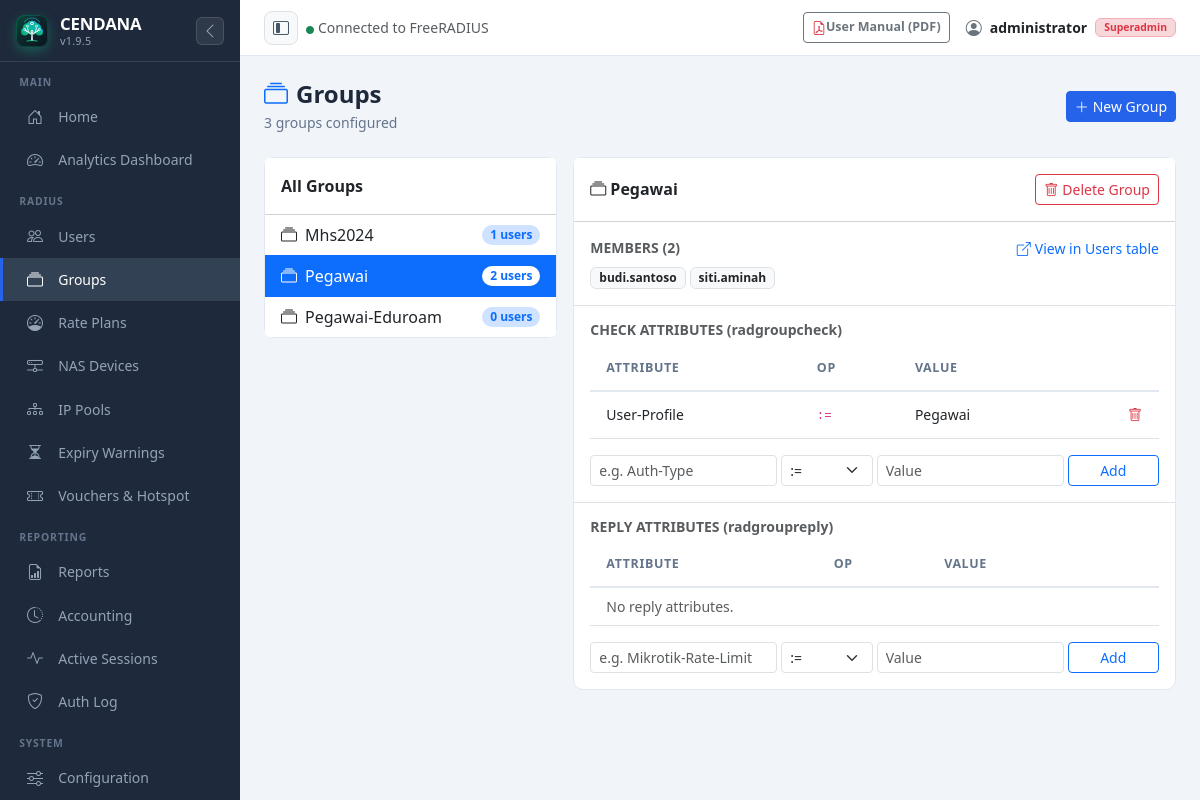
Page /groups.php?view=Pegawai (signed in) on the committed database.
### tables this page shows
CREATE TABLE IF NOT EXISTS `radgroupcheck` (
  `id` int(11) unsigned NOT NULL AUTO_INCREMENT,
  `groupname` varchar(64) NOT NULL DEFAULT '',
  `attribute` varchar(64) NOT NULL DEFAULT '',
  `op` char(2) NOT NULL DEFAULT '==',
  `value` varchar(253) NOT NULL DEFAULT '',
  PRIMARY KEY (`id`),
  KEY `groupname` (`groupname`(32))
);

### includes/functions.php (called while the page is built, shortened)
<?php
function sanitize($input) {
    return htmlspecialchars(strip_tags(trim((string)$input)), ENT_QUOTES, 'UTF-8');
}

### groups.php (the view, shortened to what this page needs)
<?php
$db = getDB();
$groups = $db->query("SELECT g.groupname,
    COUNT(DISTINCT u.username) AS user_count
  FROM (
      SELECT DISTINCT groupname FROM radgroupcheck
      UNION
      SELECT DISTINCT groupname FROM radgroupreply
      UNION
      SELECT DISTINCT groupname FROM radusergroup
  ) g
  LEFT JOIN radusergroup u ON u.groupname = g.groupname
  GROUP BY g.groupname
  ORDER BY g.groupname")->fetchAll();
$viewGroup = trim($_GET['view'] ?? '');
$groupChecks = [];
$groupReplies = [];
$groupUsers = [];
if ($viewGroup) {
    $s = $db->prepare("SELECT * FROM radgroupcheck WHERE groupname=? ORDER BY attribute");
    $s->execute([$viewGroup]);
    $groupChecks = $s->fetchAll();
    $s = $db->prepare("SELECT * FROM radgroupreply WHERE groupname=? ORDER BY attribute");
    $s->execute([$viewGroup]);
    $groupReplies = $s->fetchAll();
    $s = $db->prepare("SELECT username FROM radusergroup WHERE groupname=? ORDER BY username");
    $s->execute([$viewGroup]);
    $groupUsers = $s->fetchAll(PDO::FETCH_COLUMN);
}
include __DIR__ . '/includes/header.php';
?>
<div class="page-header d-flex align-items-center justify-content-between">
    <div>
        <h4><i class="bi bi-collection me-2 text-primary"></i>Groups</h4>
        <p><?= count($groups) ?> groups configured</p>
    </div>
    <button class="btn btn-primary btn-sm" data-bs-toggle="modal" data-bs-target="#addGroupModal">
        <i class="bi bi-plus-lg me-1"></i>New Group
    </button>
</div>
<div class="row g-3">
<div class="col-lg-4">
<div class="card">
    <div class="card-header bg-white fw-semibold py-3">All Groups</div>
    <div class="list-group list-group-flush">
    <?php if (empty($groups)): ?>
    <div class="list-group-item text-muted text-center py-4">No groups found</div>
    <?php else: foreach ($groups as $g):
        $isActive = ($viewGroup === $g['groupname']); ?>
    <a href="groups.php?view=<?= urlencode($g['groupname']) ?>"
       class="list-group-item list-group-item-action d-flex align-items-center justify-content-between py-2 <?= $isActive ? 'active' : '' ?>">
        <span><i class="bi bi-collection me-2"></i><?= sanitize($g['groupname']) ?></span>
        <span class="badge <?= $isActive ? 'bg-white text-primary' : 'bg-primary-subtle text-primary' ?> rounded-pill">
            <?= (int)$g['user_count'] ?> users
        </span>
    </a>
    <?php endforeach; endif; ?>
    </div>
</div>
</div>
<div class="col-lg-8">
<?php if ($viewGroup): ?>
<div class="card mb-3">
    <div class="card-header bg-white py-3 d-flex align-items-center justify-content-between">
        <span class="fw-semibold"><i class="bi bi-collection me-1"></i><?= sanitize($viewGroup) ?></span>
        <form method="POST" class="d-inline">
            <button class="btn btn-sm btn-outline-danger"
                    onclick="return confirm('Delete group <?= htmlspecialchars(addslashes($viewGroup), ENT_QUOTES) ?> and all its attributes?')">
                <i class="bi bi-trash me-1"></i>Delete Group
            </button>
        </form>
    </div>
    <div class="card-body border-bottom">
        <div class="d-flex align-items-center justify-content-between mb-2">
            <h6 class="fw-semibold small text-muted mb-0">MEMBERS (<?= count($groupUsers) ?>)</h6>
            <?php if (!empty($groupUsers)): ?>
            <a href="users.php?group=<?= urlencode($viewGroup) ?>" class="small text-decoration-none">
                <i class="bi bi-box-arrow-up-right me-1"></i>View in Users table
            </a>
            <?php endif; ?>
        </div>
        <?php if (empty($groupUsers)): ?>
        <span class="text-muted small">No users assigned to this group.</span>
        <?php else: ?>
        <div class="d-flex flex-wrap gap-1" style="max-height: 180px; overflow-y: auto;">
            <?php foreach ($groupUsers as $u): ?>
            <a href="user-edit.php?username=<?= urlencode($u) ?>"
               class="badge bg-light text-dark border text-decoration-none py-1 px-2"><?= sanitize($u) ?></a>
            <?php endforeach; ?>
        </div>
        <?php endif; ?>
    </div>
    <div class="card-body border-bottom">
        <h6 class="fw-semibold small text-muted mb-2">CHECK ATTRIBUTES (radgroupcheck)</h6>
        <div class="table-responsive">
        <table class="table table-sm mb-2">
            <thead><tr><th>Attribute</th><th>Op</th><th>Value</th><th></th></tr></thead>
            <tbody>
            <?php if (empty($groupChecks)): ?>
            <tr><td colspan="4" class="text-muted small py-2">No check attributes.</td></tr>
            <?php else: foreach ($groupChecks as $a): ?>
            <tr>
                <td><?= sanitize($a['attribute']) ?></td>
                <td><code><?= sanitize($a['op']) ?></code></td>
                <td><?= sanitize($a['value']) ?></td>
                <td class="text-end">
                    <form method="POST" class="d-inline">
                        <button class="btn btn-link btn-sm p-0 text-danger" onclick="return confirm('Delete attribute?')">
                            <i class="bi bi-trash"></i>
                        </button>
                    </form>
                </td>
            </tr>
            <?php endforeach; endif; ?>
            </tbody>
        </table>
        </div>
        <form method="POST" class="row g-1 mt-1">
            <div class="col-4"><input type="text" name="attribute" class="form-control form-control-sm" placeholder="e.g. Auth-Type" required></div>
            <div class="col-2">
                <select name="op" class="form-select form-select-sm">
                    <?php foreach ([':=','==','!=','>=','<=','>','<','=~','!~'] as $op): ?>
                    <option><?= $op ?></option>
                    <?php endforeach; ?>
                </select>
            </div>
            <div class="col-4"><input type="text" name="value" class="form-control form-control-sm" placeholder="Value" required></div>
            <div class="col-2"><button class="btn btn-sm btn-outline-primary w-100">Add</button></div>
        </form>
    </div>
    <div class="card-body">
        <h6 class="fw-semibold small text-muted mb-2">REPLY ATTRIBUTES (radgroupreply)</h6>
        <div class="table-responsive">
        <table class="table table-sm mb-2">
            <thead><tr><th>Attribute</th><th>Op</th><th>Value</th><th></th></tr></thead>
            <tbody>
            <?php if (empty($groupReplies)): ?>
            <tr><td colspan="4" class="text-muted small py-2">No reply attributes.</td></tr>
            <?php else: foreach ($groupReplies as $a): ?>
            <tr>
                <td><?= sanitize($a['attribute']) ?></td>
                <td><code><?= sanitize($a['op']) ?></code></td>
                <td><?= sanitize($a['value']) ?></td>
                <td class="text-end">
                    <form method="POST" class="d-inline">
                        <?= csrfField() ?>
                        <input type="hidden" name="action" value="delete_attr">
                        <input type="hidden" name="table" value="reply">
                        <input type="hidden" name="attr_id" value="<?= (int)$a['id'] ?>">
                        <input type="hidden" name="groupname" value="<?= htmlspecialchars($viewGroup) ?>">
                        <button class="btn btn-link btn-sm p-0 text-danger" onclick="return confirm('Delete attribute?')">
                            <i class="bi bi-trash"></i>
                        </button>
                    </form>
                </td>
            </tr>
            <?php endforeach; endif; ?>
            </tbody>
        </table>
        </div>
        <form method="POST" class="row g-1 mt-1">
            <div class="col-4"><input type="text" name="attribute" class="form-control form-control-sm" placeholder="e.g. Mikrotik-Rate-Limit" required></div>
            <div class="col-2">
                <select name="op" class="form-select form-select-sm">
                    <?php foreach ([':=','=','+='] as $op): ?>
                    <option><?= $op ?></option>
                    <?php endforeach; ?>
                </select>
            </div>
            <div class="col-4"><input type="text" name="value" class="form-control form-control-sm" placeholder="Value" required></div>
            <div class="col-2"><button class="btn btn-sm btn-outline-primary w-100">Add</button></div>
        </form>
    </div>
</div>
<?php endif; ?>
</div>
</div>
<?php include __DIR__ . '/includes/footer.php'; ?>

### includes/header.php (style rules this page uses)
:root { --sidebar-w: 240px; --sidebar-collapsed-w: 68px; --primary: #2563eb; --primary-dark: #1d4ed8; --sidebar-bg: #1e293b; --sidebar-hover: #334155; --sidebar-active: #2563eb; --topbar-h: 56px; }
body { background: #f1f5f9; font-family: 'Segoe UI', sans-serif; }
html { scroll-behavior: smooth; }
* { scrollbar-width: thin; scrollbar-color: #cbd5e1 transparent; }
.sidebar-brand .brand-icon-wrap img, .sidebar-brand .brand-icon-wrap svg { width: 100%; height: 100%; display: block; }
.card { border: 1px solid #e2e8f0; border-radius: 10px; }
.table th { font-size: .78rem; text-transform: uppercase; letter-spacing: .05em; color: #64748b; font-weight: 600; border-bottom: 2px solid #e2e8f0; padding: .75rem 1rem; }
.table td { padding: .7rem 1rem; vertical-align: middle; font-size: .875rem; }
.btn-primary { background: var(--primary); border-color: var(--primary); }
.page-header { margin-bottom: 1.5rem; }
.page-header h4 { font-weight: 700; color: #1e293b; margin: 0; }
.page-header p { color: #64748b; font-size: .875rem; margin: .2rem 0 0; }

### rows in the picture
radgroupcheck: attribute "User-Profile", op ":=", value "Pegawai"

### other values in the picture
APP_NAME "CENDANA"
APP_VERSION "1.9.5"
$_SESSION['admin_name'] "administrator"
getAdminRole() "Superadmin"
count($groups) "3"
$g['groupname'] "Mhs2024"
$g['user_count'] "1"
$g['groupname'] "Pegawai"
$g['user_count'] "2"
$g['groupname'] "Pegawai-Eduroam"
$g['user_count'] "0"
$viewGroup "Pegawai"
count($groupUsers) "2"
$u "budi.santoso"
$u "siti.aminah"
